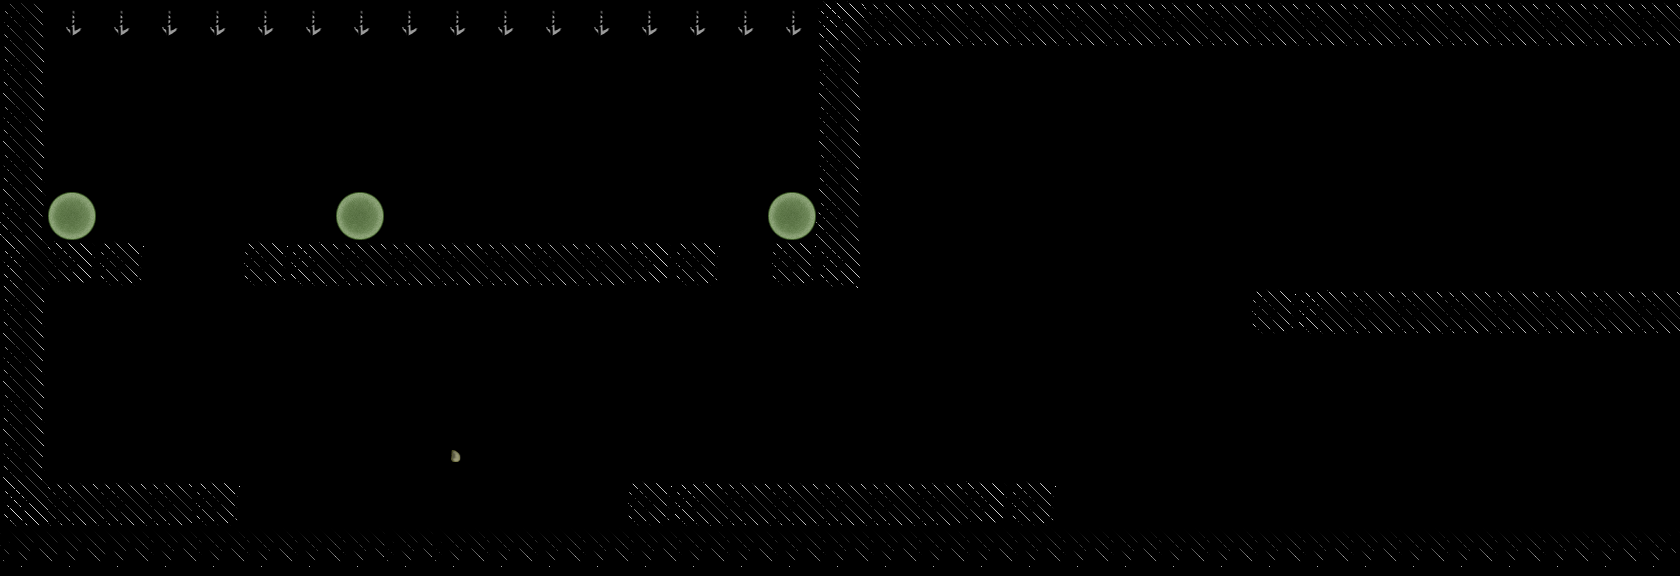

A level layout from a 2D game, rendered from its tile map. Below: a short description, then the map file with tile-grid data replaced by summaries:
An orthogonal 35x12 tile map with 48x48 px tiles, 2 tile layers (Tiles, Objects), 2 tilesets.

<map version="1.0" orientation="orthogonal" width="35" height="12" tilewidth="48" tileheight="48">
 <tileset firstgid="1" name="objects" tilewidth="48" tileheight="48">
  <image source="img/tiles/objects.png" width="192" height="192" />
  <tile id="0">
   <properties>
    <property name="components" value="Player" />
    <property name="object" value="" />
   </properties>
  </tile>
  <tile id="1">
   <properties>
    <property name="components" value="Finish" />
    <property name="object" value="" />
   </properties>
  </tile>
  <tile id="2">
   <properties>
    <property name="components" value="Dead" />
    <property name="object" value="" />
   </properties>
  </tile>
  <tile id="3">
   <properties>
    <property name="components" value="Wall" />
    <property name="object" value="" />
   </properties>
  </tile>
  <tile id="4">
   <properties>
    <property name="components" value="CellNormal" />
    <property name="object" value="" />
   </properties>
  </tile>
  <tile id="5">
   <properties>
    <property name="components" value="CellJump" />
    <property name="object" value="" />
   </properties>
  </tile>
  <tile id="8">
   <properties>
    <property name="components" value="CellNormal" />
    <property name="object" value="" />
   </properties>
  </tile>
 </tileset>
 <tileset firstgid="17" name="standard" tilewidth="48" tileheight="48">
  <image source="img/tiles/standard.png" width="384" height="384" />
  <tile id="13">
   <properties>
    <property name="components" value="Finish" />
   </properties>
  </tile>
  <tile id="14">
   <properties>
    <property name="components" value="Finish" />
   </properties>
  </tile>
  <tile id="21">
   <properties>
    <property name="components" value="Finish" />
   </properties>
  </tile>
  <tile id="29">
   <properties>
    <property name="components" value="Finish" />
   </properties>
  </tile>
 </tileset>
 <layer name="Tiles" width="35" height="12">
  <data>[420 cells, 127 non-empty, 18 distinct tile ids]</data>
 </layer>
 <layer name="Objects" width="35" height="12">
  <data>[420 cells, 124 non-empty, 4 distinct tile ids]</data>
 </layer>
</map>
